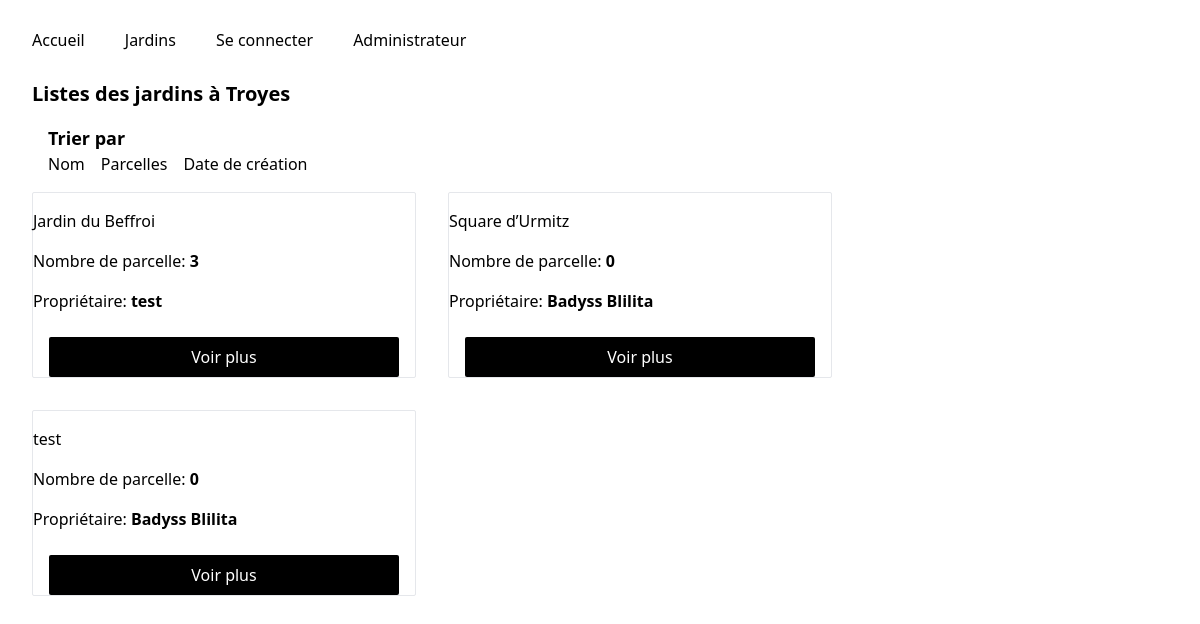
The page /garden/index.php on the database its author committed.
### tables this page shows
CREATE TABLE `Jardin` (
  `jardin_id` int(11) NOT NULL,
  `jardin_nom` varchar(255) DEFAULT NULL,
  `jardin_position` text DEFAULT NULL,
  `jardin_image` text DEFAULT NULL,
  `user_id` int(11) DEFAULT NULL,
  `is_public` tinyint(1) NOT NULL
);

CREATE TABLE `users` (
  `user_id` int(11) NOT NULL,
  `user_nom` varchar(255) DEFAULT NULL,
  `user_email` varchar(255) DEFAULT NULL,
  `user_password` text DEFAULT NULL,
  `user_picture` text DEFAULT NULL
);

### conf/function.inc.php (called while the page is built, shortened)
<?php
function getConnection()
{
    $db = new PDO("mysql:host=" . DB_HOST . ";dbname=" . DB_NAME, DB_USERNAME, DB_PASSWORD);
    return $db;
}
function sql($sql){
    $db = getConnection();
    $query = $db->prepare($sql);
    $query->execute();
    return $query->fetchAll(PDO::FETCH_ASSOC);
}

### garden/index.php (the view, shortened to what this page needs)
<?php
require('../conf/header.inc.php');
require('../conf/function.inc.php');
$sql = "SELECT Jardin.*, users.user_nom, COUNT(parcelle.parcelle_id) AS parcelle_count FROM Jardin INNER JOIN users ON Jardin.user_id = users.user_id LEFT JOIN parcelle ON Jardin.jardin_id = parcelle.jardin_id  WHERE Jardin.is_public = true GROUP BY Jardin.jardin_id, users.user_nom";
$jardins = sql($sql);
?>
<div class="px-8">
<h2 class="font-bold text-xl mb-4">Listes des jardins à Troyes</h2>
<div class="ml-4 my-4">
    <p class="font-bold text-lg">Trier par</p>
    <div class="flex flex-row gap-4">
        <button onclick="sortBy('name')">Nom</button>
        <button onclick="sortBy('name')">Parcelles</button>
        <button onclick="sortBy('name')">Date de création</button>
    </div>
</div>
<div class="flex flex-wrap gap-8">
    <?php
        foreach($jardins as $jardin){ ?>
            <div class="border rounded-sm flex flex-col gap-4 w-96">
                <h3><?= $jardin['jardin_nom'] ?></h3>
                <p>Nombre de parcelle: <span class="font-bold"><?= $jardin['parcelle_count'] ?></span></p>
                <h4>Propriétaire: <span class="font-bold"><?= $jardin['user_nom'] ?></span></h4>
                <div>
                    <a href="./single.php?id=<?= $jardin['jardin_id'] ?>" class="bg-black text-white py-2 px-4 mx-4 rounded-sm flex justify-center mt-2">Voir plus</a>
                </div>
            </div>
        <?php
        }
    ?>
</div>
</div>

### rows shown on the page
jardin: jardin_nom "Jardin du Beffroi", parcelle_count "3", user.user_nom "test"
jardin: jardin_nom "Square d’Urmitz", parcelle_count "0", user.user_nom "Badyss Blilita"
jardin: jardin_nom "test", parcelle_count "0", user.user_nom "Badyss Blilita"
